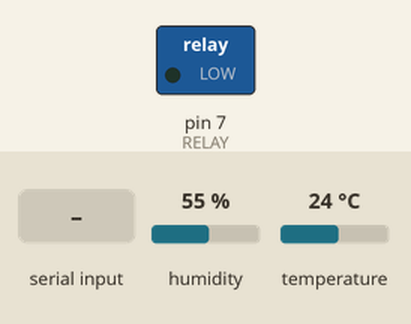
A sketch run on a simulated Arduino Uno, built with avr-gcc and run on an emulated ATmega328P. Shown: switched loads named in the sketch (green lamp = pin HIGH). The test bench sets the inputs (shaded band); at power-on: humidity 55 %, temperature 24 °C.

Above: at 1.2 s.
1.3 s: "FAN:1\n" received over the second serial link
At 2.2 s:
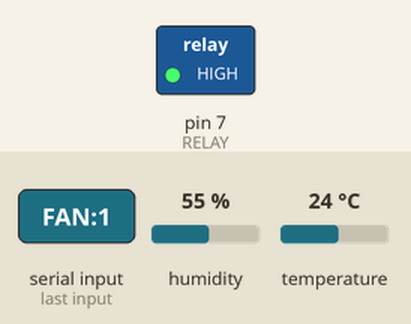
2.8 s: "FAN:0\n" received over the second serial link
At 3.3 s:
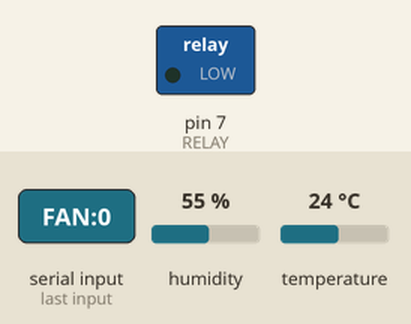
Timing chart, 0 to 5.8 s (numbered marks = the images above; inputs shaded):
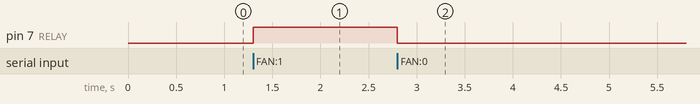

Measured:
- after the input at 1.3 s, pin 7 (RELAY): LOW → HIGH at once
- after the input at 2.8 s, pin 7 (RELAY): HIGH → LOW at once

The sketch:

invernadero.ino
```cpp
// Invernadero IoT - Arduino + DHT + HC-05 + relé
// Cableado: DHT data -> D2 | HC-05 TX -> D10 | HC-05 RX -> D11 (con divisor de voltaje 5V->3.3V) | Relé IN -> D7
#include <SoftwareSerial.h>
#include <DHT.h>

#define DHTPIN 2
#define DHTTYPE DHT11        // cambia a DHT22 si corresponde
#define RELAY 7

SoftwareSerial bt(10, 11);   // RX, TX
DHT dht(DHTPIN, DHTTYPE);
unsigned long last = 0;

void setup() {
  pinMode(RELAY, OUTPUT);
  digitalWrite(RELAY, LOW);
  bt.begin(9600);            // velocidad por defecto del HC-05
  dht.begin();
}

void loop() {
  // Envía una lectura cada 2 s con formato  T:25.3;H:60.1
  if (millis() - last >= 2000) {
    last = millis();
    float h = dht.readHumidity();
    float t = dht.readTemperature();
    if (!isnan(h) && !isnan(t)) {
      bt.print("T:"); bt.print(t, 1);
      bt.print(";H:"); bt.println(h, 1);
    }
  }
  // Recibe comandos FAN:1 / FAN:0
  if (bt.available()) {
    String c = bt.readStringUntil('\n');
    c.trim();
    if (c == "FAN:1") digitalWrite(RELAY, HIGH);
    else if (c == "FAN:0") digitalWrite(RELAY, LOW);
  }
}
```
